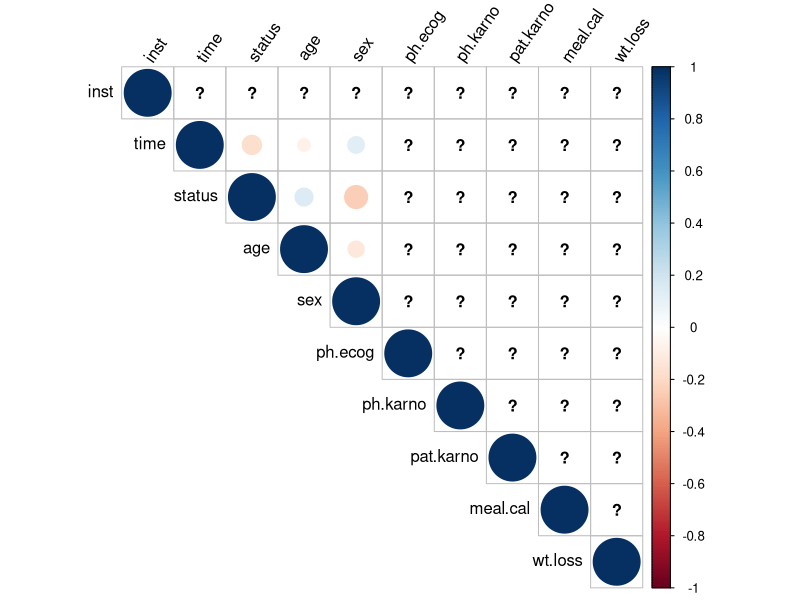
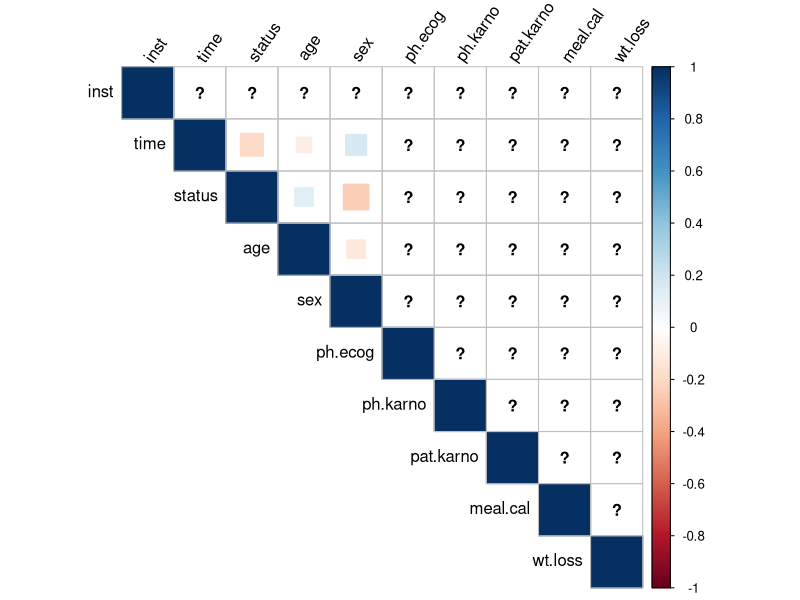

Here is the R script that generated these plots, in order: (Note: this script raises an error after producing the figures.)
library(survival)
library(corrplot)

# Load the lung cancer dataset
data("lung")

# Calculate correlation matrices
cor_matrix_Pearson <- cor(lung)
cor_matrix_Spearman <- cor(lung, method = "spearman")

# Visualize correlation matrices
corrplot(cor_matrix_Pearson, method = "circle", type = "upper", tl.col = "black", tl.srt = 55)
corrplot(cor_matrix_Spearman, method = "square", type = "upper", tl.col = "black", tl.srt = 55)

# Create interactive scatter plots with color-coding
for (i in 1:ncol(var_combinations)) {
  var1 <- var_combinations[1, i]
  var2 <- var_combinations[2, i]
  
  plot(x = lung[[var1]], y = lung[[var2]], color = lung$status) 
    layout(title = paste(var1, "vs.", var2))
}
